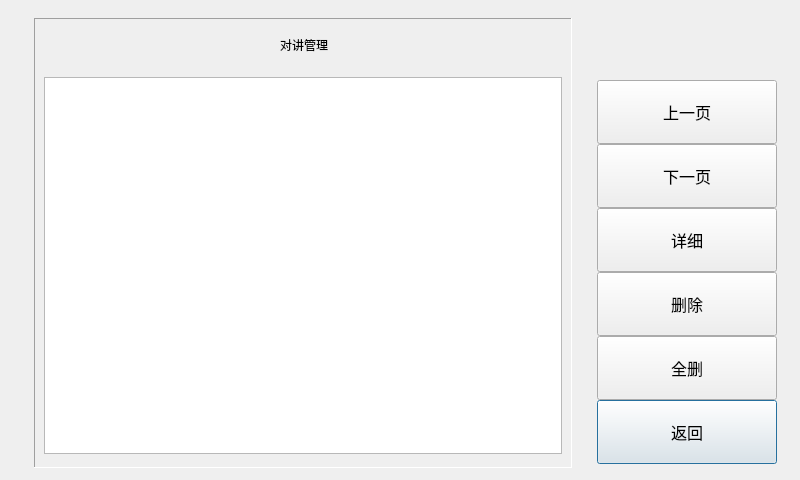
<?xml version="1.0" encoding="UTF-8"?>
<ui version="4.0">
 <class>MediaManDialog</class>
 <widget class="QDialog" name="MediaManDialog">
  <property name="geometry">
   <rect>
    <x>0</x>
    <y>0</y>
    <width>800</width>
    <height>480</height>
   </rect>
  </property>
  <property name="windowTitle">
   <string>对讲管理界面</string>
  </property>
  <widget class="QTableView" name="tableViewMediaList">
   <property name="geometry">
    <rect>
     <x>44</x>
     <y>77</y>
     <width>518</width>
     <height>377</height>
    </rect>
   </property>
   <property name="font">
    <font>
     <family>AlArabiya</family>
     <pointsize>12</pointsize>
    </font>
   </property>
   <property name="focusPolicy">
    <enum>Qt::NoFocus</enum>
   </property>
   <property name="verticalScrollBarPolicy">
    <enum>Qt::ScrollBarAlwaysOff</enum>
   </property>
   <property name="horizontalScrollBarPolicy">
    <enum>Qt::ScrollBarAlwaysOff</enum>
   </property>
   <property name="autoScroll">
    <bool>true</bool>
   </property>
   <property name="gridStyle">
    <enum>Qt::NoPen</enum>
   </property>
  </widget>
  <widget class="CommonPushButton" name="pushButtonMediaManReturn">
   <property name="geometry">
    <rect>
     <x>597</x>
     <y>400</y>
     <width>180</width>
     <height>64</height>
    </rect>
   </property>
   <property name="font">
    <font>
     <family>AlArabiya</family>
     <pointsize>12</pointsize>
    </font>
   </property>
   <property name="text">
    <string>返回</string>
   </property>
  </widget>
  <widget class="CommonPushButton" name="pushButtonMediaManNext">
   <property name="geometry">
    <rect>
     <x>597</x>
     <y>144</y>
     <width>180</width>
     <height>64</height>
    </rect>
   </property>
   <property name="font">
    <font>
     <family>AlArabiya</family>
     <pointsize>12</pointsize>
    </font>
   </property>
   <property name="text">
    <string>下一页</string>
   </property>
  </widget>
  <widget class="CommonPushButton" name="pushButtonMediaManDel">
   <property name="geometry">
    <rect>
     <x>597</x>
     <y>272</y>
     <width>180</width>
     <height>64</height>
    </rect>
   </property>
   <property name="font">
    <font>
     <family>AlArabiya</family>
     <pointsize>12</pointsize>
    </font>
   </property>
   <property name="text">
    <string>删除</string>
   </property>
  </widget>
  <widget class="CommonPushButton" name="pushButtonMediaManPrev">
   <property name="geometry">
    <rect>
     <x>597</x>
     <y>80</y>
     <width>180</width>
     <height>64</height>
    </rect>
   </property>
   <property name="font">
    <font>
     <family>AlArabiya</family>
     <pointsize>12</pointsize>
    </font>
   </property>
   <property name="text">
    <string>上一页</string>
   </property>
  </widget>
  <widget class="CommonPushButton" name="pushButtonMediaManDetail">
   <property name="geometry">
    <rect>
     <x>597</x>
     <y>208</y>
     <width>180</width>
     <height>64</height>
    </rect>
   </property>
   <property name="font">
    <font>
     <family>AlArabiya</family>
     <pointsize>12</pointsize>
    </font>
   </property>
   <property name="text">
    <string>详细</string>
   </property>
  </widget>
  <widget class="CommonPushButton" name="pushButtonMediaManDelAll">
   <property name="geometry">
    <rect>
     <x>597</x>
     <y>336</y>
     <width>180</width>
     <height>64</height>
    </rect>
   </property>
   <property name="font">
    <font>
     <family>AlArabiya</family>
     <pointsize>12</pointsize>
    </font>
   </property>
   <property name="text">
    <string>全删</string>
   </property>
  </widget>
  <widget class="QFrame" name="framePanel">
   <property name="geometry">
    <rect>
     <x>34</x>
     <y>18</y>
     <width>538</width>
     <height>450</height>
    </rect>
   </property>
   <property name="frameShape">
    <enum>QFrame::Panel</enum>
   </property>
   <property name="frameShadow">
    <enum>QFrame::Sunken</enum>
   </property>
  </widget>
  <widget class="QLabel" name="label_title">
   <property name="geometry">
    <rect>
     <x>49</x>
     <y>20</y>
     <width>510</width>
     <height>50</height>
    </rect>
   </property>
   <property name="font">
    <font>
     <family>,white</family>
     <weight>50</weight>
     <italic>false</italic>
     <bold>false</bold>
    </font>
   </property>
   <property name="text">
    <string>对讲管理</string>
   </property>
   <property name="alignment">
    <set>Qt::AlignCenter</set>
   </property>
  </widget>
  <zorder>framePanel</zorder>
  <zorder>tableViewMediaList</zorder>
  <zorder>pushButtonMediaManReturn</zorder>
  <zorder>pushButtonMediaManNext</zorder>
  <zorder>pushButtonMediaManDel</zorder>
  <zorder>pushButtonMediaManPrev</zorder>
  <zorder>pushButtonMediaManDetail</zorder>
  <zorder>pushButtonMediaManDelAll</zorder>
  <zorder>label_title</zorder>
 </widget>
 <customwidgets>
  <customwidget>
   <class>CommonPushButton</class>
   <extends>QPushButton</extends>
   <header>commonpushbutton.h</header>
  </customwidget>
 </customwidgets>
 <tabstops>
  <tabstop>pushButtonMediaManPrev</tabstop>
  <tabstop>pushButtonMediaManNext</tabstop>
  <tabstop>pushButtonMediaManDetail</tabstop>
  <tabstop>pushButtonMediaManDel</tabstop>
  <tabstop>pushButtonMediaManDelAll</tabstop>
  <tabstop>pushButtonMediaManReturn</tabstop>
 </tabstops>
 <resources/>
 <connections/>
</ui>
